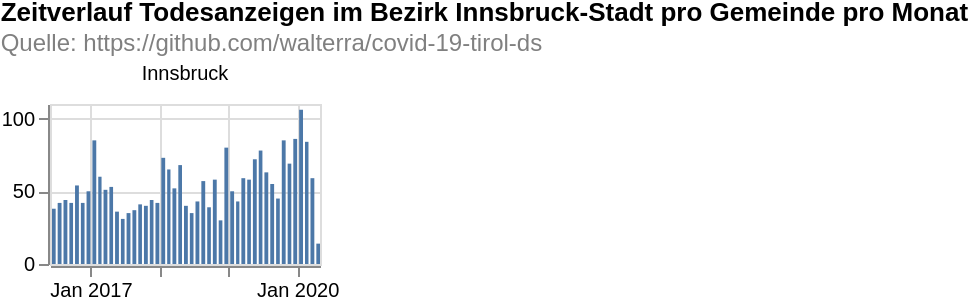

Vega-Lite specification for this chart:
### Vega-Lite specification from a JSON file in a GitHub repository (floating-point values rounded to 4 significant figures; data arrays with more than 128 entries replaced by an {"elided": "..."} marker saying what was removed)
{"$schema": "https://vega.github.io/schema/vega-lite/v4.8.1.json", "columns": 6, "config": {"view": {"continuousHeight": 300, "continuousWidth": 400}}, "data": {"name": "data-e0796fa2252a94a78fbb998244e36306"}, "datasets": {"data-e0796fa2252a94a78fbb998244e36306": {"elided": "1029 records"}}, "facet": {"field": "municipaly", "title": null, "type": "nominal"}, "padding": 0, "spec": {"layer": [{"encoding": {"tooltip": [{"field": "date", "timeUnit": "yearmonth", "type": "temporal"}, {"aggregate": "sum", "field": "count", "type": "quantitative"}], "x": {"field": "date", "timeUnit": "yearmonth", "title": null, "type": "temporal"}, "y": {"aggregate": "sum", "field": "count", "title": null, "type": "quantitative"}}, "height": 80, "mark": "bar", "width": 135}]}, "title": {"color": "black", "subtitle": ["Quelle: https://github.com/walterra/covid-19-tirol-ds"], "subtitleColor": "gray", "text": ["Zeitverlauf Todesanzeigen im Bezirk Innsbruck-Stadt pro Gemeinde pro Monat"]}}
